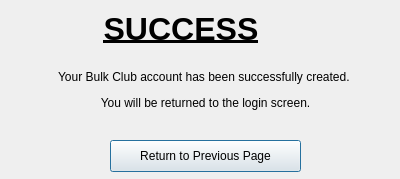
<?xml version="1.0" encoding="UTF-8"?>
<ui version="4.0">
 <class>accountConfirm</class>
 <widget class="QDialog" name="accountConfirm">
  <property name="geometry">
   <rect>
    <x>0</x>
    <y>0</y>
    <width>400</width>
    <height>179</height>
   </rect>
  </property>
  <property name="windowTitle">
   <string>Dialog</string>
  </property>
  <widget class="QLabel" name="label">
   <property name="geometry">
    <rect>
     <x>90</x>
     <y>10</y>
     <width>182</width>
     <height>40</height>
    </rect>
   </property>
   <property name="text">
    <string>&lt;html&gt;&lt;head/&gt;&lt;body&gt;&lt;p align=&quot;center&quot;&gt;&lt;span style=&quot; font-size:24pt; font-weight:600; text-decoration: underline;&quot;&gt;SUCCESS&lt;/span&gt;&lt;/p&gt;&lt;/body&gt;&lt;/html&gt;</string>
   </property>
  </widget>
  <widget class="QLabel" name="label_2">
   <property name="geometry">
    <rect>
     <x>20</x>
     <y>60</y>
     <width>371</width>
     <height>61</height>
    </rect>
   </property>
   <property name="text">
    <string>&lt;html&gt;&lt;head/&gt;&lt;body&gt;&lt;p align=&quot;center&quot;&gt;Your Bulk Club account has been successfully created. &lt;/p&gt;&lt;p align=&quot;center&quot;&gt;You will be returned to the login screen.&lt;/p&gt;&lt;/body&gt;&lt;/html&gt;</string>
   </property>
  </widget>
  <widget class="QPushButton" name="pushButton">
   <property name="geometry">
    <rect>
     <x>110</x>
     <y>140</y>
     <width>191</width>
     <height>32</height>
    </rect>
   </property>
   <property name="text">
    <string>Return to Previous Page</string>
   </property>
  </widget>
 </widget>
 <resources/>
 <connections/>
</ui>
